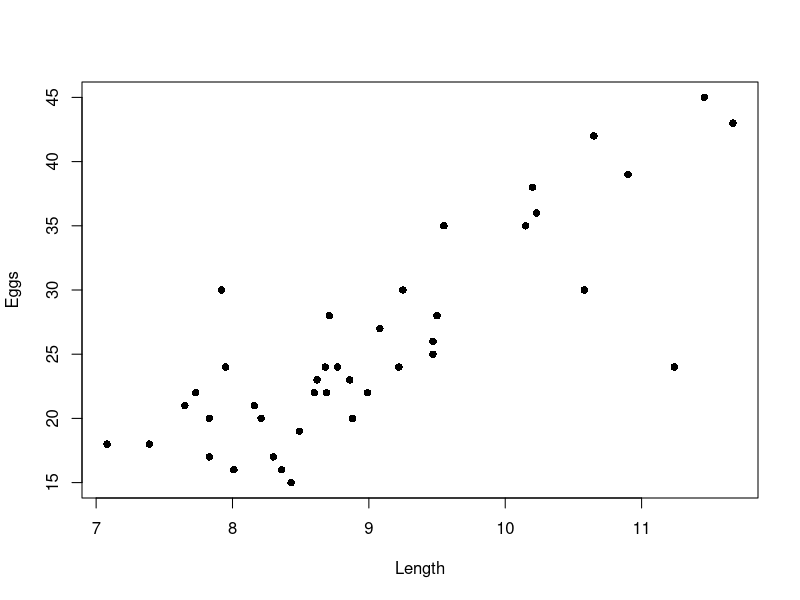
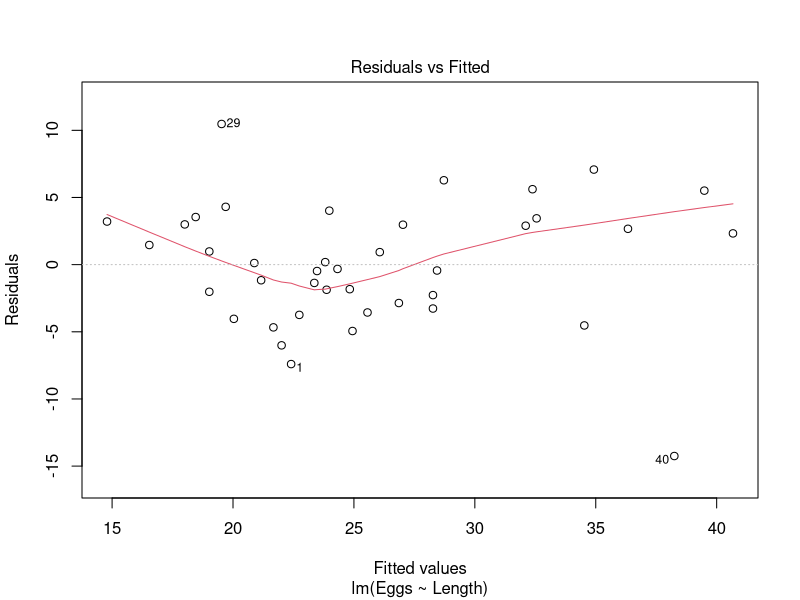
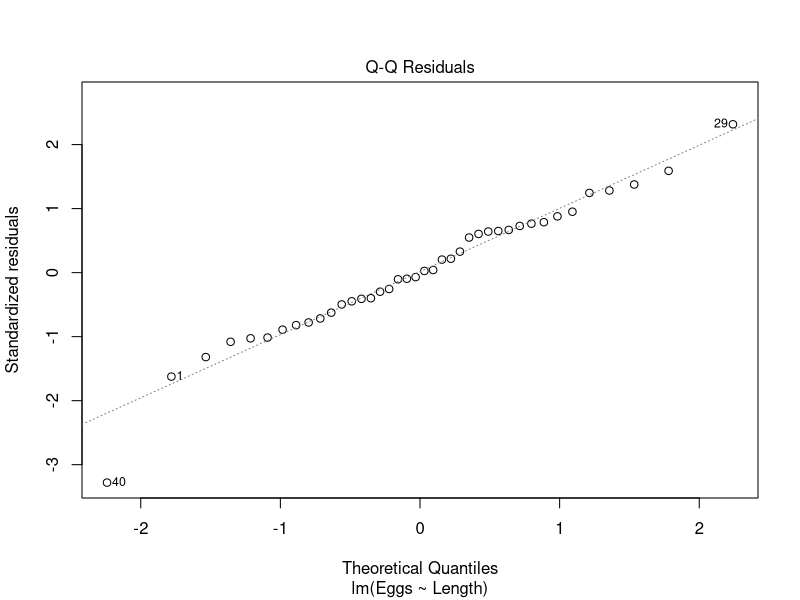
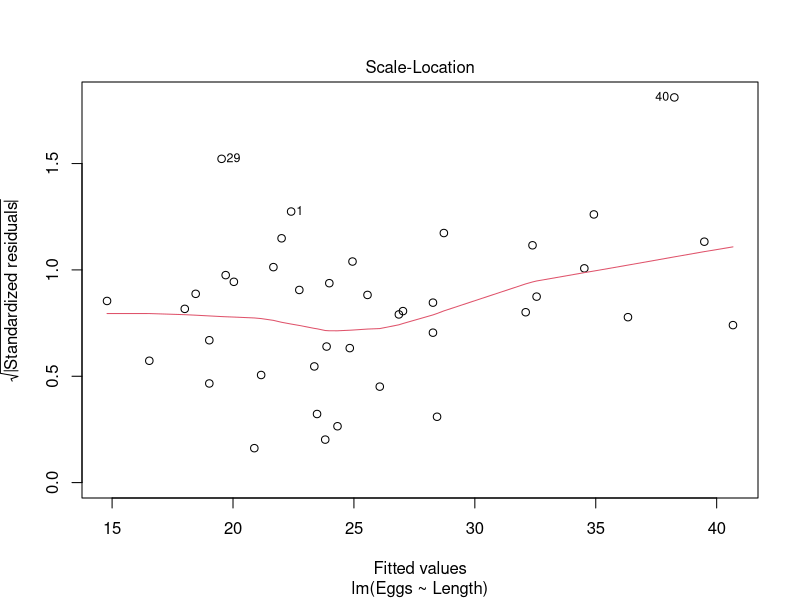
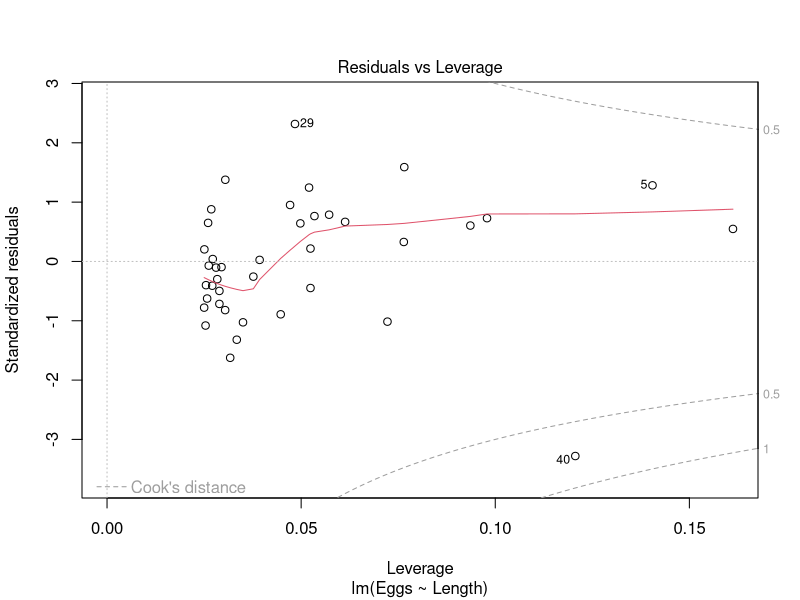

Generate these figures, in order, with R:
## ---- chunk 1
# If instructor copy, use INST = TRUE to see inline code output.
library(knitr)
INST = FALSE

if (INST == TRUE) opts_chunk$set(fig.keep = 'all', results = 'markup', echo = TRUE)
if (INST == FALSE) opts_chunk$set(fig.keep = 'none', results = 'hide', echo = FALSE)

## ---- chunk 2
Amphipod.fecundity = read.csv(file = "Amphipod_fecundity.csv", header = T)
plot(Eggs~Length, data = Amphipod.fecundity,pch=16)
## ---- chunk 3
# {1:MULTICHOICE:=linear regression~independent samples t test~goodness of fit test~paired t test}

## ---- chunk 4
lm1 = lm(Eggs~Length, data = Amphipod.fecundity)
plot(lm1)
abline(lm1)
## ---- chunk 5
summary(lm1)
# {1:MULTICHOICE:=<0.001~0.001-0.01~0.01-0.1~>0.1}
## ---- chunk 6
predict(lm1,list(Length=10))
# {1:NUMERICAL:=5.639:0.01}
## ---- chunk 7
# {1:NUMERICAL:=31.25688:0.01}
## ---- chunk 8
# {1:NUMERICAL:=66.8:1}
